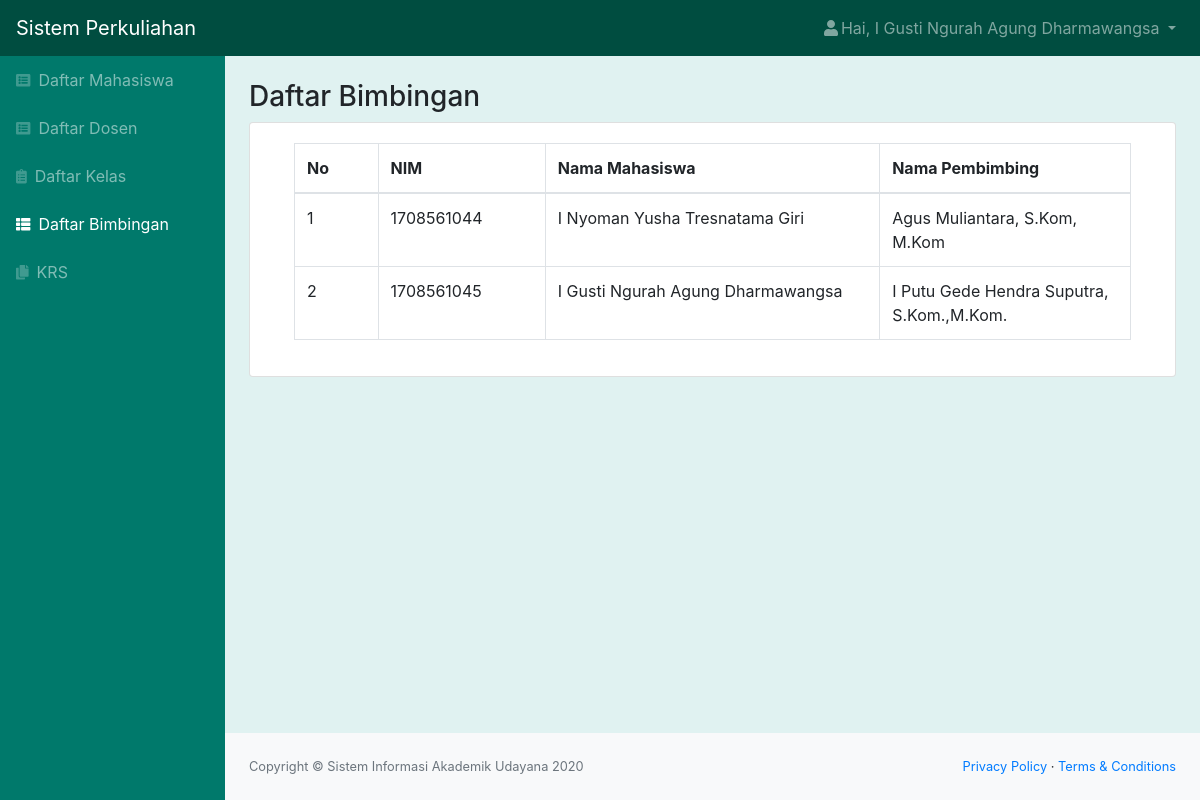
Screenshot of /bimbingan.php (signed in) with the database file from the repository.
### tables this page shows
CREATE TABLE `bimbingan` (
  `id_bimbingan` int(11) NOT NULL,
  `id_dosen` int(11) NOT NULL,
  `id_mahasiswa` int(11) NOT NULL
);

CREATE TABLE `mahasiswa` (
  `id_mahasiswa` int(11) NOT NULL,
  `role` char(1) NOT NULL,
  `nim` char(10) NOT NULL,
  `nama` varchar(50) NOT NULL,
  `email` varchar(50) NOT NULL,
  `alamat` varchar(50) NOT NULL,
  `tanggal_lahir` date NOT NULL,
  `status` varchar(20) NOT NULL,
  `password` varchar(300) NOT NULL
);

CREATE TABLE `dosen` (
  `id_dosen` int(11) NOT NULL,
  `role` char(1) NOT NULL,
  `nip` varchar(25) NOT NULL,
  `nidn` char(10) NOT NULL,
  `nama` varchar(50) NOT NULL,
  `email` varchar(50) NOT NULL,
  `alamat` varchar(50) NOT NULL,
  `tanggal_lahir` date NOT NULL,
  `status` varchar(20) NOT NULL,
  `password` varchar(300) NOT NULL
);

### bimbingan.php (the view, shortened to what this page needs)
<?php
include "function.php";
$queryBimbingan = mysqli_query($koneksi, "SELECT bimbingan.id_bimbingan as id_bimbingan, mahasiswa.nim, dosen.nama as namados, mahasiswa.nama as namamah FROM bimbingan INNER JOIN dosen ON bimbingan.id_dosen=dosen.id_dosen INNER JOIN mahasiswa ON bimbingan.id_mahasiswa=mahasiswa.id_mahasiswa ORDER BY mahasiswa.nim asc");
$nama = $_SESSION['nama'];
$role = $_SESSION['role'];
?>
<!DOCTYPE html>
<html lang="en">
    <head>
        <link rel="stylesheet" href="css/bootstrap.min.css"/>
        <link href="css/styles.css" rel="stylesheet" />
        <link href="css/panel.css" rel="stylesheet" />
    </head>
    <body class="sb-nav-fixed">
        <nav class="sb-topnav navbar navbar-expand navbar-dark bg-dark">
            <a class="navbar-brand" href="index.html">Sistem Perkuliahan</a>
            <ul class="navbar-nav ml-auto">
                <li class="nav-item dropdown">
                    <a class="nav-link dropdown-toggle" id="userDropdown" href="#" role="button" data-toggle="dropdown" aria-haspopup="true" aria-expanded="false"><i class="fas fa-user fa-fw"></i>Hai, <?= $nama; ?> </a>
                </li>
            </ul>
        </nav>
        <div id="layoutSidenav">
            <div id="layoutSidenav_nav">
                <nav class="sb-sidenav accordion sb-sidenav-dark" id="sidenavAccordion">
                    <div class="sb-sidenav-menu">
                        <div class="nav">
                            <a class="nav-link" href="mahasiswa.php"
                                ><div class="sb-nav-link-icon"><i class="fas fa-list-alt"></i></div>
                                Daftar Mahasiswa</a
                            >
                            <a class="nav-link" href="dosen.php"
                                ><div class="sb-nav-link-icon"><i class="fas fa-list-alt"></i></div>
                                Daftar Dosen</a
                            >
                            <a class="nav-link" href="kelas.php"
                                ><div class="sb-nav-link-icon"><i class="fas fa-clipboard-list"></i></div>
                                Daftar Kelas</a
                            >
                            <a class="nav-link active" href="bimbingan.php"
                                ><div class="sb-nav-link-icon"><i class="fas fa-th-list"></i></div>
                                Daftar Bimbingan</a
                            >
                            <?php if($role == "1") { ?>
                            <a class="nav-link" href="krs.php"
                                ><div class="sb-nav-link-icon"><i class="fas fa-copy"></i></div>
                                KRS</a>
                            <?php } ?>
                        </div>
                    </div>
                </nav>
            </div>
            <div id="layoutSidenav_content">
                <main>
                    <div class="container-fluid">
                        <h3 class="mt-4">Daftar Bimbingan</h3>
                        <div class="card mb-4">
                            <div class="card-body">
                                <div class="table-responsive">
                                    <div class="container">
                                        <table class="table table-bordered" id="dataTable" width="100%" cellspacing="0">
                                            <thead>
                                                <tr>
                                                    <th class="col-sm-1">No</th>
                                                    <th class="col-sm-2">NIM</th>
                                                    <th class="col-sm-4">Nama Mahasiswa</th>
                                                    <th class="col-sm-3">Nama Pembimbing</th>
                                                </tr>
                                            </thead>
                                            <?php $i=1;
                                            foreach ($queryBimbingan as $data) : ?>
                                                <tr>
                                                    <td><?= $i++; ?></td>
                                                    <td><?= $data['nim']; ?></td>
                                                    <td><?= $data['namamah']; ?></td>
                                                    <td><?= $data['namados']; ?></td>
                                                </tr>
                                                    <?php endforeach; ?>
                                        </table>
                                    </div>
                                </div>
                            </div>
                        </div>
                    </div>
                </main>
                <footer class="py-4 bg-light mt-auto">
                    <div class="container-fluid">
                        <div class="d-flex align-items-center justify-content-between small">
                            <div class="text-muted">Copyright &copy; Sistem Informasi Akademik Udayana 2020</div>
                            <div>
                                <a href="#">Privacy Policy</a>
                                &middot;
                                <a href="#">Terms &amp; Conditions</a>
                            </div>
                        </div>
                    </div>
                </footer>
            </div>
        </div>
    </body>
</html>

### css/panel.css (style rules this page uses)
.bg-dark { background-color: #004d40 !important; }
.sb-sidenav-dark { background-color: #00796b !important; }
body { background-color: #e0f2f1 !important; }

### rows the page displays
bimbingan: id_mahasiswa.nim "1708561044", id_mahasiswa.nama "I Nyoman Yusha Tresnatama Giri", id_dosen.nama "Agus Muliantara, S.Kom, M.Kom"
bimbingan: id_mahasiswa.nim "1708561045", id_mahasiswa.nama "I Gusti Ngurah Agung Dharmawangsa", id_dosen.nama "I Putu Gede Hendra Suputra, S.Kom.,M.Kom."

### other values shown
$nama "I Gusti Ngurah Agung Dharmawangsa"
